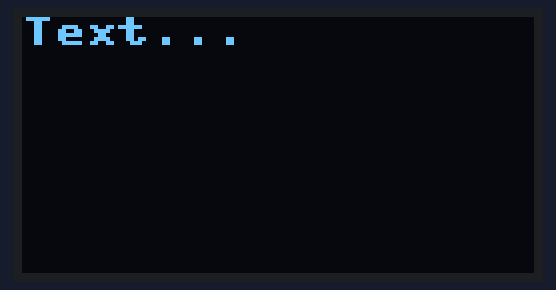
Simulated run of this program. Board: Raspberry Pi Pico running MicroPython. Parts: 128×64 one-colour display. Library files of the repository ran but are not shown: ssd1306.py; what the program prints to the serial console is not drawn. At 1.3 s the program stops and its outputs stay as they are.

Above: at 0.2 s.

Measured:
- what the display in image 0 shows lasts 1.1 s, from 0.2 s to 1.3 s

The program:

ssd_config.py
```python
from machine import Pin, SoftI2C # Use SoftI2C for successful communication
import ssd1306
import time

# --- Configuration ---
# Use the proven SoftI2C setup with slower frequency
i2c_bus = SoftI2C(scl=Pin(15), sda=Pin(14), freq=100000)

display_width = 128
display_height = 64
oled_address = 0x3C  # Confirmed address (60 decimal)
# ---------------------

try:
    # Initialize the display object with the confirmed address
    oled = ssd1306.SSD1306_I2C(display_width, display_height, i2c_bus, addr=oled_address)
    print("OLED initialized successfully.")

    # 1. Clear the display buffer
    oled.fill(0)

    # 2. Write the text "Hi"
    oled.text("Text...", 0, 0, 1)
    # 3. Push the buffer content to the actual display
    oled.show()
    sleep=1
    print(f"Text displayed on OLED. Waiting {sleep} seconds...")
    time.sleep(sleep)

    # 4. Clear the screen again
    oled.fill(0)
    oled.show()

except Exception as e:
    print(f"An error occurred: {e}")
    print("The issue is now likely with the ssd1306.py file itself.")
```
